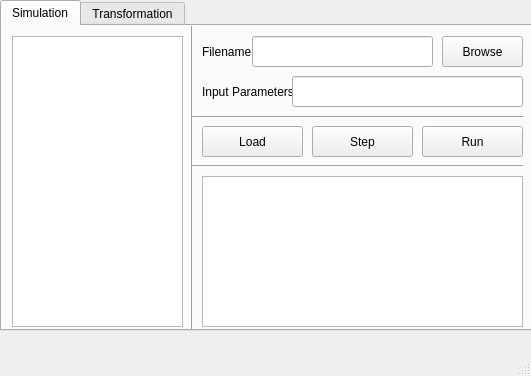
<?xml version="1.0" encoding="UTF-8"?>
<ui version="4.0">
 <class>MainWindow</class>
 <widget class="QMainWindow" name="MainWindow">
  <property name="geometry">
   <rect>
    <x>0</x>
    <y>0</y>
    <width>531</width>
    <height>376</height>
   </rect>
  </property>
  <property name="windowTitle">
   <string>CounterMachine application</string>
  </property>
  <widget class="QWidget" name="centralWidget">
   <widget class="QTabWidget" name="tabWidget">
    <property name="geometry">
     <rect>
      <x>0</x>
      <y>0</y>
      <width>541</width>
      <height>331</height>
     </rect>
    </property>
    <property name="currentIndex">
     <number>0</number>
    </property>
    <widget class="QWidget" name="simulationTab">
     <attribute name="title">
      <string>Simulation</string>
     </attribute>
     <widget class="QTableWidget" name="instructionTableWidget">
      <property name="geometry">
       <rect>
        <x>10</x>
        <y>10</y>
        <width>171</width>
        <height>291</height>
       </rect>
      </property>
      <property name="verticalScrollBarPolicy">
       <enum>Qt::ScrollBarAlwaysOff</enum>
      </property>
      <property name="horizontalScrollBarPolicy">
       <enum>Qt::ScrollBarAlwaysOff</enum>
      </property>
      <property name="editTriggers">
       <set>QAbstractItemView::NoEditTriggers</set>
      </property>
      <property name="selectionMode">
       <enum>QAbstractItemView::NoSelection</enum>
      </property>
      <property name="showGrid">
       <bool>false</bool>
      </property>
      <property name="wordWrap">
       <bool>false</bool>
      </property>
      <property name="cornerButtonEnabled">
       <bool>false</bool>
      </property>
      <attribute name="horizontalHeaderVisible">
       <bool>false</bool>
      </attribute>
      <attribute name="horizontalHeaderHighlightSections">
       <bool>false</bool>
      </attribute>
      <attribute name="horizontalHeaderStretchLastSection">
       <bool>true</bool>
      </attribute>
      <attribute name="verticalHeaderVisible">
       <bool>false</bool>
      </attribute>
      <attribute name="verticalHeaderHighlightSections">
       <bool>false</bool>
      </attribute>
     </widget>
     <widget class="QTableWidget" name="registerTableWidget">
      <property name="geometry">
       <rect>
        <x>200</x>
        <y>150</y>
        <width>321</width>
        <height>151</height>
       </rect>
      </property>
      <property name="horizontalScrollBarPolicy">
       <enum>Qt::ScrollBarAlwaysOff</enum>
      </property>
      <property name="selectionMode">
       <enum>QAbstractItemView::NoSelection</enum>
      </property>
      <property name="wordWrap">
       <bool>false</bool>
      </property>
      <property name="cornerButtonEnabled">
       <bool>false</bool>
      </property>
      <attribute name="horizontalHeaderVisible">
       <bool>false</bool>
      </attribute>
      <attribute name="horizontalHeaderHighlightSections">
       <bool>false</bool>
      </attribute>
      <attribute name="horizontalHeaderStretchLastSection">
       <bool>true</bool>
      </attribute>
      <attribute name="verticalHeaderVisible">
       <bool>false</bool>
      </attribute>
      <attribute name="verticalHeaderHighlightSections">
       <bool>false</bool>
      </attribute>
     </widget>
     <widget class="QLabel" name="label_2">
      <property name="geometry">
       <rect>
        <x>200</x>
        <y>50</y>
        <width>91</width>
        <height>31</height>
       </rect>
      </property>
      <property name="text">
       <string>Input Parameters</string>
      </property>
     </widget>
     <widget class="Line" name="line">
      <property name="geometry">
       <rect>
        <x>180</x>
        <y>-20</y>
        <width>20</width>
        <height>331</height>
       </rect>
      </property>
      <property name="orientation">
       <enum>Qt::Vertical</enum>
      </property>
     </widget>
     <widget class="Line" name="line_2">
      <property name="geometry">
       <rect>
        <x>190</x>
        <y>130</y>
        <width>331</width>
        <height>20</height>
       </rect>
      </property>
      <property name="orientation">
       <enum>Qt::Horizontal</enum>
      </property>
     </widget>
     <widget class="Line" name="line_3">
      <property name="geometry">
       <rect>
        <x>190</x>
        <y>81</y>
        <width>331</width>
        <height>20</height>
       </rect>
      </property>
      <property name="orientation">
       <enum>Qt::Horizontal</enum>
      </property>
     </widget>
     <widget class="QPushButton" name="stepButton">
      <property name="geometry">
       <rect>
        <x>310</x>
        <y>100</y>
        <width>101</width>
        <height>31</height>
       </rect>
      </property>
      <property name="text">
       <string>Step</string>
      </property>
     </widget>
     <widget class="QPushButton" name="runButton">
      <property name="geometry">
       <rect>
        <x>420</x>
        <y>100</y>
        <width>101</width>
        <height>31</height>
       </rect>
      </property>
      <property name="text">
       <string>Run</string>
      </property>
     </widget>
     <widget class="QLabel" name="label">
      <property name="geometry">
       <rect>
        <x>200</x>
        <y>10</y>
        <width>81</width>
        <height>31</height>
       </rect>
      </property>
      <property name="text">
       <string>Filename</string>
      </property>
     </widget>
     <widget class="QPushButton" name="browseButton">
      <property name="geometry">
       <rect>
        <x>440</x>
        <y>10</y>
        <width>81</width>
        <height>31</height>
       </rect>
      </property>
      <property name="text">
       <string>Browse</string>
      </property>
     </widget>
     <widget class="QPushButton" name="loadButton">
      <property name="geometry">
       <rect>
        <x>200</x>
        <y>100</y>
        <width>101</width>
        <height>31</height>
       </rect>
      </property>
      <property name="text">
       <string>Load</string>
      </property>
     </widget>
     <widget class="QLineEdit" name="fileNameLineEdit">
      <property name="geometry">
       <rect>
        <x>250</x>
        <y>10</y>
        <width>181</width>
        <height>31</height>
       </rect>
      </property>
     </widget>
     <widget class="QLineEdit" name="inputParamsLineEdit">
      <property name="geometry">
       <rect>
        <x>290</x>
        <y>50</y>
        <width>231</width>
        <height>31</height>
       </rect>
      </property>
     </widget>
    </widget>
    <widget class="QWidget" name="tranformationTab">
     <attribute name="title">
      <string>Transformation</string>
     </attribute>
     <widget class="QLabel" name="label_3">
      <property name="geometry">
       <rect>
        <x>10</x>
        <y>10</y>
        <width>81</width>
        <height>31</height>
       </rect>
      </property>
      <property name="text">
       <string>Inputfile name</string>
      </property>
     </widget>
     <widget class="QGroupBox" name="groupBox">
      <property name="geometry">
       <rect>
        <x>170</x>
        <y>90</y>
        <width>181</width>
        <height>91</height>
       </rect>
      </property>
      <property name="title">
       <string>Sets</string>
      </property>
      <widget class="QRadioButton" name="group1Selector">
       <property name="geometry">
        <rect>
         <x>40</x>
         <y>20</y>
         <width>131</width>
         <height>17</height>
        </rect>
       </property>
       <property name="text">
        <string>DEC, INC, JZ</string>
       </property>
       <property name="checked">
        <bool>true</bool>
       </property>
      </widget>
      <widget class="QRadioButton" name="group2Selector">
       <property name="geometry">
        <rect>
         <x>40</x>
         <y>40</y>
         <width>111</width>
         <height>17</height>
        </rect>
       </property>
       <property name="text">
        <string>CLR, INC, JE</string>
       </property>
      </widget>
      <widget class="QRadioButton" name="group3Selector">
       <property name="geometry">
        <rect>
         <x>40</x>
         <y>60</y>
         <width>111</width>
         <height>17</height>
        </rect>
       </property>
       <property name="text">
        <string>CPY, INC, JE</string>
       </property>
      </widget>
     </widget>
     <widget class="QPushButton" name="browseButton_2">
      <property name="geometry">
       <rect>
        <x>440</x>
        <y>10</y>
        <width>81</width>
        <height>31</height>
       </rect>
      </property>
      <property name="text">
       <string>Browse</string>
      </property>
     </widget>
     <widget class="QPushButton" name="transformButton">
      <property name="geometry">
       <rect>
        <x>210</x>
        <y>220</y>
        <width>101</width>
        <height>31</height>
       </rect>
      </property>
      <property name="text">
       <string>Transform</string>
      </property>
     </widget>
     <widget class="QLineEdit" name="fileNameLineEdit_2">
      <property name="geometry">
       <rect>
        <x>90</x>
        <y>10</y>
        <width>341</width>
        <height>31</height>
       </rect>
      </property>
     </widget>
    </widget>
   </widget>
  </widget>
  <widget class="QMenuBar" name="menuBar">
   <property name="geometry">
    <rect>
     <x>0</x>
     <y>0</y>
     <width>531</width>
     <height>21</height>
    </rect>
   </property>
  </widget>
  <widget class="QStatusBar" name="statusBar"/>
 </widget>
 <layoutdefault spacing="6" margin="11"/>
 <resources/>
 <connections/>
</ui>
